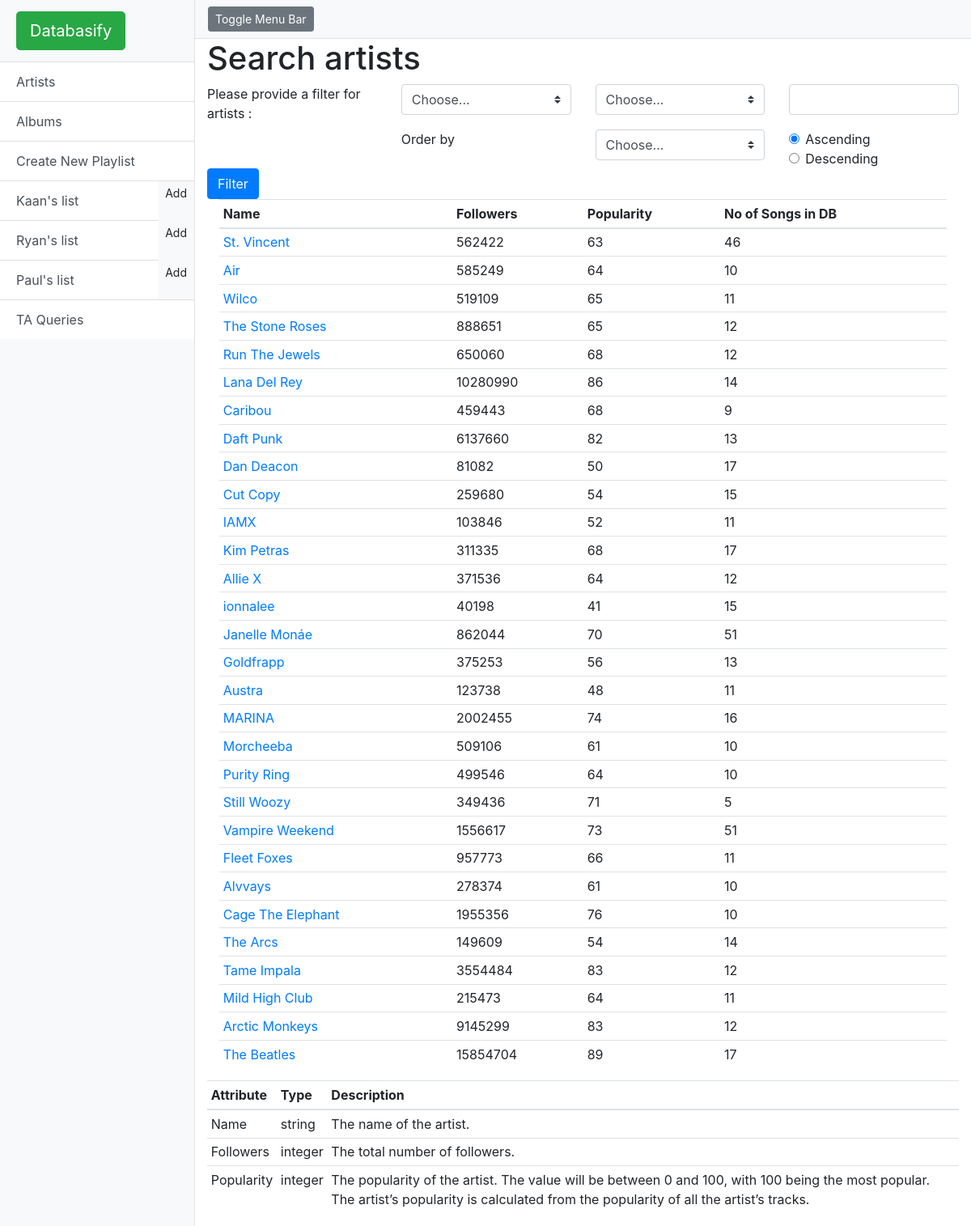
The page /artist on the database its author committed.
### model.py (models this page shows)
class Playlist(Base):
    __tablename__ = 'playlist'
    id = Column(Integer, primary_key=True)
    name = Column(String(50), nullable=False)
    user_id = Column(Integer, ForeignKey('user.id'), nullable=False)
    user = relationship(User)

class Artist(Base):
    __tablename__ = 'artist'
    id = Column(Integer, primary_key=True)
    uri = Column(String(50), nullable=False)
    name = Column(String(150), nullable=False)
    popularity = Column(Integer, nullable=False)
    followers = Column(Integer, nullable=False)

### start.py (the view)
@app.route('/artist', methods=['GET', 'POST'])
def searchArtist():
    artists = session.query(Artist).all()
    playlists = session.query(Playlist).all()
    if request.method == 'POST':
        filterAttribute = request.form['attribute'].lower().replace(' ', '_')
        filterOperator = request.form['operator']
        userText = request.form['usrText']
        orderByParam = request.form['orderByParam'].lower().replace(' ', '_')
        orderByOrder = request.form['orderByOrder']
        if orderByParam == '':
            filterAttribute = getattr(Artist, filterAttribute)
            if filterOperator == '>':
                artists = session.query(Artist).filter(
                    filterAttribute > userText).all()
            elif filterOperator == '<':
                artists = session.query(Artist).filter(
                    filterAttribute < userText).all()
            else:
                artists = session.query(Artist).filter(
                    filterAttribute == userText).all()
        elif orderByOrder == 'ascending':
            filterAttribute = getattr(Artist, filterAttribute)
            orderByParam = getattr(Artist, orderByParam)
            if filterOperator == '>':
                artists = session.query(Artist).filter(
                    filterAttribute > userText).order_by(orderByParam).all()
            elif filterOperator == '<':
                artists = session.query(Artist).filter(
                    filterAttribute < userText).order_by(orderByParam).all()
            else:
                artists = session.query(Artist).filter(
                    filterAttribute == userText).order_by(orderByParam).all()
        else:
            filterAttribute = getattr(Artist, filterAttribute)
            orderByParam = getattr(Artist, orderByParam)
            if filterOperator == '>':
                artists = session.query(Artist).filter(
                    filterAttribute > userText).order_by(desc(orderByParam)).all()
            elif filterOperator == '<':
                artists = session.query(Artist).filter(
                    filterAttribute < userText).order_by(desc(orderByParam)).all()
            else:
                artists = session.query(Artist).filter(
                    filterAttribute == userText).order_by(desc(orderByParam)).all()
        songCounts = {}
        for artist in artists:
            result = (session.query(Song, Album, Artist)
                      .filter(Artist.id == Album.artist_id)
                      .filter(Song.album_id == Album.id)
                      .filter(Artist.id == artist.id)
                      ).all()
            songCount = len(result)
            songCounts[artist.id] = songCount
        return render_template(
            'searchArtist.html',
            title='Search Artist',
            playlists=playlists, artists=artists, songCounts=songCounts)
    else:
        artists = session.query(Artist).all()
        songCounts = {}
        for artist in artists:
            result = (session.query(Song, Album, Artist)
                      .filter(Artist.id == Album.artist_id)
                      .filter(Song.album_id == Album.id)
                      .filter(Artist.id == artist.id)
                      ).all()
            songCount = len(result)
            songCounts[artist.id] = songCount
        return render_template(
            'searchArtist.html',
            title='Search Artist',
            playlists=playlists, artists=artists, songCounts=songCounts)

### templates/searchArtist.html (shortened to what this page needs)
{% extends "searchLayout.html" %}
{% block header %}
<h1>Search artists</h1>
{% endblock header %}
{% block searchType %}
artists
{% endblock searchType %}
{% block attributes1 %}
<option value="">Choose...</option>
{% endblock attributes1 %}
{% block attributes2 %}
<option value="">Choose...</option>
{% endblock attributes2 %}
{% block results %}
{% if artists != None %}
<div class="container-fluid">
    {% if artists|length == 0 %}
    <div class="alert alert-danger" role="alert">
        There were no artist results returned.
    </div>
    {% else %}
    <table class="table table-sm table-hover">
        <thead>
            <tr>
                <th scope="col">Name</th>
                <th scope="col">Followers</th>
                <th scope="col">Popularity</th>
                <th scope="col">No of Songs in DB</th>
            </tr>
        </thead>
        <tbody>
            {% for artist in artists %}
            <tr>
                <td><a href="/artist/{{ artist.id }}">{{ artist.name }}</a></td>
                <td>{{ artist.followers }}</td>
                <td>{{ artist.popularity }}</td>
                <td>{{ songCounts[artist.id] }}</td>
            </tr>
            {% endfor %}
        </tbody>
    </table>
    {% endif %}
</div>
{% endif %}
{% endblock results %}
{% block infoTable %}
<table class="table table-sm table-hover">
    <thead>
        <tr>
            <th scope="col">Attribute</th>
            <th scope="col">Type</th>
            <th scope="col">Description</th>
        </tr>
    </thead>
    <tbody>
        <tr>
            <td>Name</td>
            <td>string</td>
            <td>The name of the artist.</td>
        </tr>
        <tr>
            <td>Followers</td>
            <td>integer</td>
            <td>The total number of followers.</td>
        </tr>
        <tr>
            <td>Popularity</td>
            <td>integer</td>
            <td>
                The popularity of the artist. The value will be between 0 and 100, with 100 being the most popular. The artist’s popularity is calculated from the popularity of all the artist’s tracks.
            </td>
        </tr>
    </tbody>
</table>
{% endblock infoTable%}

### templates/layout.html (shortened to what this page needs)
<!DOCTYPE html>
<html lang="en">
<head>
    <link href="/static/vendor/bootstrap/css/bootstrap.min.css" rel="stylesheet">
    <link href="/static/simple-sidebar.css" rel="stylesheet">
</head>
<body>
<div class="d-flex" id="wrapper">
    <div class="bg-light border-right" id="sidebar-wrapper">
        <div class="sidebar-heading"><a class="btn btn-success btn-lg" data-placement="top" data-toggle="tooltip"
                                        href="/" title="Goes to the main page">Databasify</a></div>
        <div class="list-group list-group-flush">
            <a class="list-group-item list-group-item-action btn btn-success" href="/artist" role="button">Artists</a>
            <a class="list-group-item list-group-item-action btn btn-success" href="/album" role="button">Albums</a>
            <a class="list-group-item list-group-item-action btn btn-success" href="/playlist/new/" role="button">Create
                New Playlist</a>
            {% for playlist in playlists %}
            <div aria-label="Modify Playlist" class="btn-group" role="group"></a>
                <a class="btn list-group-item list-group-item-action btn btn-light" href="/playlist/{{ playlist.id }}/"
                   role="button">{{ playlist.name }}</a>
                <a class="btn btn-sm" data-placement="top" data-toggle="tooltip"
                   href="/playlist/{{ playlist.id }}/new" role="button"
                   title="Add a new song into {{ playlist.name }} playlist">Add</a>
            </div>
            {% endfor %}
            <a class="list-group-item list-group-item-action btn btn-success" href="/ta" role="button">TA Queries</a>
        </div>
    </div>
    <div id="page-content-wrapper">
        <nav class="navbar navbar-expand-lg navbar-light bg-light border-bottom">
            <button class="btn btn-secondary btn-sm" id="menu-toggle">Toggle Menu Bar</button>&nbsp;
        </nav>
        {% block content %}{% endblock %}
    </div>
</div>
</body>
</html>

### static/simple-sidebar.css (style rules this page uses)
body { overflow-x: hidden; }
#sidebar-wrapper { min-height: 100vh; margin-left: -15rem; -webkit-transition: margin .25s ease-out; -moz-transition: margin .25s ease-out; -o-transition: margin .25s ease-out; transition: margin .25s ease-out; }
#sidebar-wrapper .sidebar-heading { padding: 0.875rem 1.25rem; font-size: 1.2rem; }
#sidebar-wrapper .list-group { width: 15rem; }
#page-content-wrapper { min-width: 100vw; }
@media (min-width: 768px) { #sidebar-wrapper { margin-left: 0; } }
@media (min-width: 768px) { #page-content-wrapper { min-width: 0; width: 100%; } }

### rows shown on the page
Playlist: name "Kaan's list"
Playlist: name "Ryan's list"
Playlist: name "Paul's list"
Artist: name "St. Vincent", followers "562422", popularity "63", songCounts "46"
Artist: name "Air", followers "585249", popularity "64", songCounts "10"
Artist: name "Wilco", followers "519109", popularity "65", songCounts "11"
Artist: name "The Stone Roses", followers "888651", popularity "65", songCounts "12"
Artist: name "Run The Jewels", followers "650060", popularity "68", songCounts "12"
Artist: name "Lana Del Rey", followers "10280990", popularity "86", songCounts "14"
Artist: name "Caribou", followers "459443", popularity "68", songCounts "9"
Artist: name "Daft Punk", followers "6137660", popularity "82", songCounts "13"
Artist: name "Dan Deacon", followers "81082", popularity "50", songCounts "17"
Artist: name "Cut Copy", followers "259680", popularity "54", songCounts "15"
Artist: name "IAMX", followers "103846", popularity "52", id "11"
Artist: name "Kim Petras", followers "311335", popularity "68", songCounts "17"
Artist: name "Allie X", followers "371536", popularity "64", songCounts "12"
Artist: name "ionnalee", followers "40198", popularity "41", songCounts "15"
Artist: name "Janelle Monáe", followers "862044", popularity "70", songCounts "51"
Artist: name "Goldfrapp", followers "375253", popularity "56", songCounts "13"
Artist: name "Austra", followers "123738", popularity "48", songCounts "11"
Artist: name "MARINA", followers "2002455", popularity "74", songCounts "16"
Artist: name "Morcheeba", followers "509106", popularity "61", songCounts "10"
Artist: name "Purity Ring", followers "499546", popularity "64", songCounts "10"
Artist: name "Still Woozy", followers "349436", popularity "71", songCounts "5"
Artist: name "Vampire Weekend", followers "1556617", popularity "73", songCounts "51"
Artist: name "Fleet Foxes", followers "957773", popularity "66", songCounts "11"
Artist: name "Alvvays", followers "278374", popularity "61", songCounts "10"
Artist: name "Cage The Elephant", followers "1955356", popularity "76", songCounts "10"
Artist: name "The Arcs", followers "149609", popularity "54", songCounts "14"
Artist: name "Tame Impala", followers "3554484", popularity "83", songCounts "12"
Artist: name "Mild High Club", followers "215473", popularity "64", songCounts "11"
Artist: name "Arctic Monkeys", followers "9145299", popularity "83", songCounts "12"
Artist: name "The Beatles", followers "15854704", popularity "89", songCounts "17"
